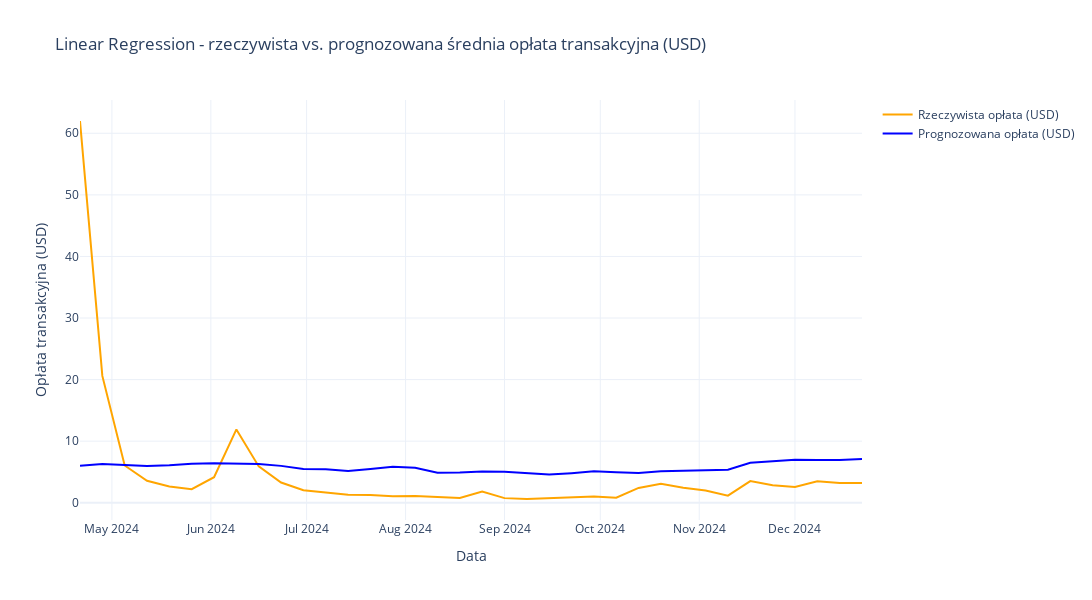

Notebook cell for this chart:
### Code cell
fig = go.Figure()

fig.add_trace(go.Scatter(
    x=weekly_actual_usd['datetime'],
    y=weekly_actual_usd['fee_usd'],
    mode='lines',
    name='Rzeczywista opłata (USD)',
    line=dict(color='orange')
))

fig.add_trace(go.Scatter(
    x=weekly_pred_usd['datetime'],
    y=weekly_pred_usd['predicted_fee_usd'],
    mode='lines',
    name='Prognozowana opłata (USD)',
    line=dict(color='blue')
))

fig.update_layout(
    title='Linear Regression - rzeczywista vs. prognozowana średnia opłata transakcyjna (USD)',
    xaxis_title='Data',
    yaxis_title='Opłata transakcyjna (USD)',
    template='plotly_white',
    width=1200,
    height=600
)

fig.show()

### Figure 1 — Plotly figure (JSON) as saved in the notebook; plotly's stock layout.template omitted (floating-point values rounded to 4 significant figures)
{"data": [{"line": {"color": "orange"}, "mode": "lines", "name": "Rzeczywista opłata (USD)", "type": "scatter", "x": ["2024-04-21T00:00:00", "2024-04-28T00:00:00", "2024-05-05T00:00:00", "2024-05-12T00:00:00", "2024-05-19T00:00:00", "2024-05-26T00:00:00", "2024-06-02T00:00:00", "2024-06-09T00:00:00", "2024-06-16T00:00:00", "2024-06-23T00:00:00", "2024-06-30T00:00:00", "2024-07-07T00:00:00", "2024-07-14T00:00:00", "2024-07-21T00:00:00", "2024-07-28T00:00:00", "2024-08-04T00:00:00", "2024-08-11T00:00:00", "2024-08-18T00:00:00", "2024-08-25T00:00:00", "2024-09-01T00:00:00", "2024-09-08T00:00:00", "2024-09-15T00:00:00", "2024-09-22T00:00:00", "2024-09-29T00:00:00", "2024-10-06T00:00:00", "2024-10-13T00:00:00", "2024-10-20T00:00:00", "2024-10-27T00:00:00", "2024-11-03T00:00:00", "2024-11-10T00:00:00", "2024-11-17T00:00:00", "2024-11-24T00:00:00", "2024-12-01T00:00:00", "2024-12-08T00:00:00", "2024-12-15T00:00:00", "2024-12-22T00:00:00"], "y": [62.0, 20.6, 6.057, 3.566, 2.654, 2.2, 4.14, 11.91, 5.903, 3.292, 2.02, 1.626, 1.282, 1.251, 1.059, 1.088, 0.9683, 0.79, 1.836, 0.7508, 0.6088, 0.7229, 0.7969, 1.006, 0.8178, 2.403, 3.075, 2.427, 1.998, 1.151, 3.524, 2.838, 2.563, 3.478, 3.196, 3.193]}, {"line": {"color": "blue"}, "mode": "lines", "name": "Prognozowana opłata (USD)", "type": "scatter", "x": ["2024-04-21T00:00:00", "2024-04-28T00:00:00", "2024-05-05T00:00:00", "2024-05-12T00:00:00", "2024-05-19T00:00:00", "2024-05-26T00:00:00", "2024-06-02T00:00:00", "2024-06-09T00:00:00", "2024-06-16T00:00:00", "2024-06-23T00:00:00", "2024-06-30T00:00:00", "2024-07-07T00:00:00", "2024-07-14T00:00:00", "2024-07-21T00:00:00", "2024-07-28T00:00:00", "2024-08-04T00:00:00", "2024-08-11T00:00:00", "2024-08-18T00:00:00", "2024-08-25T00:00:00", "2024-09-01T00:00:00", "2024-09-08T00:00:00", "2024-09-15T00:00:00", "2024-09-22T00:00:00", "2024-09-29T00:00:00", "2024-10-06T00:00:00", "2024-10-13T00:00:00", "2024-10-20T00:00:00", "2024-10-27T00:00:00", "2024-11-03T00:00:00", "2024-11-10T00:00:00", "2024-11-17T00:00:00", "2024-11-24T00:00:00", "2024-12-01T00:00:00", "2024-12-08T00:00:00", "2024-12-15T00:00:00", "2024-12-22T00:00:00"], "y": [6.0, 6.31, 6.136, 5.96, 6.079, 6.316, 6.401, 6.414, 6.308, 5.989, 5.498, 5.449, 5.137, 5.471, 5.827, 5.694, 4.888, 4.91, 5.07, 5.032, 4.786, 4.573, 4.808, 5.118, 4.951, 4.814, 5.098, 5.164, 5.263, 5.37, 6.486, 6.754, 6.976, 6.933, 6.946, 7.108]}], "layout": {"height": 600, "title": {"text": "Linear Regression - rzeczywista vs. prognozowana średnia opłata transakcyjna (USD)"}, "width": 1200, "xaxis": {"title": {"text": "Data"}}, "yaxis": {"title": {"text": "Opłata transakcyjna (USD)"}}}}
